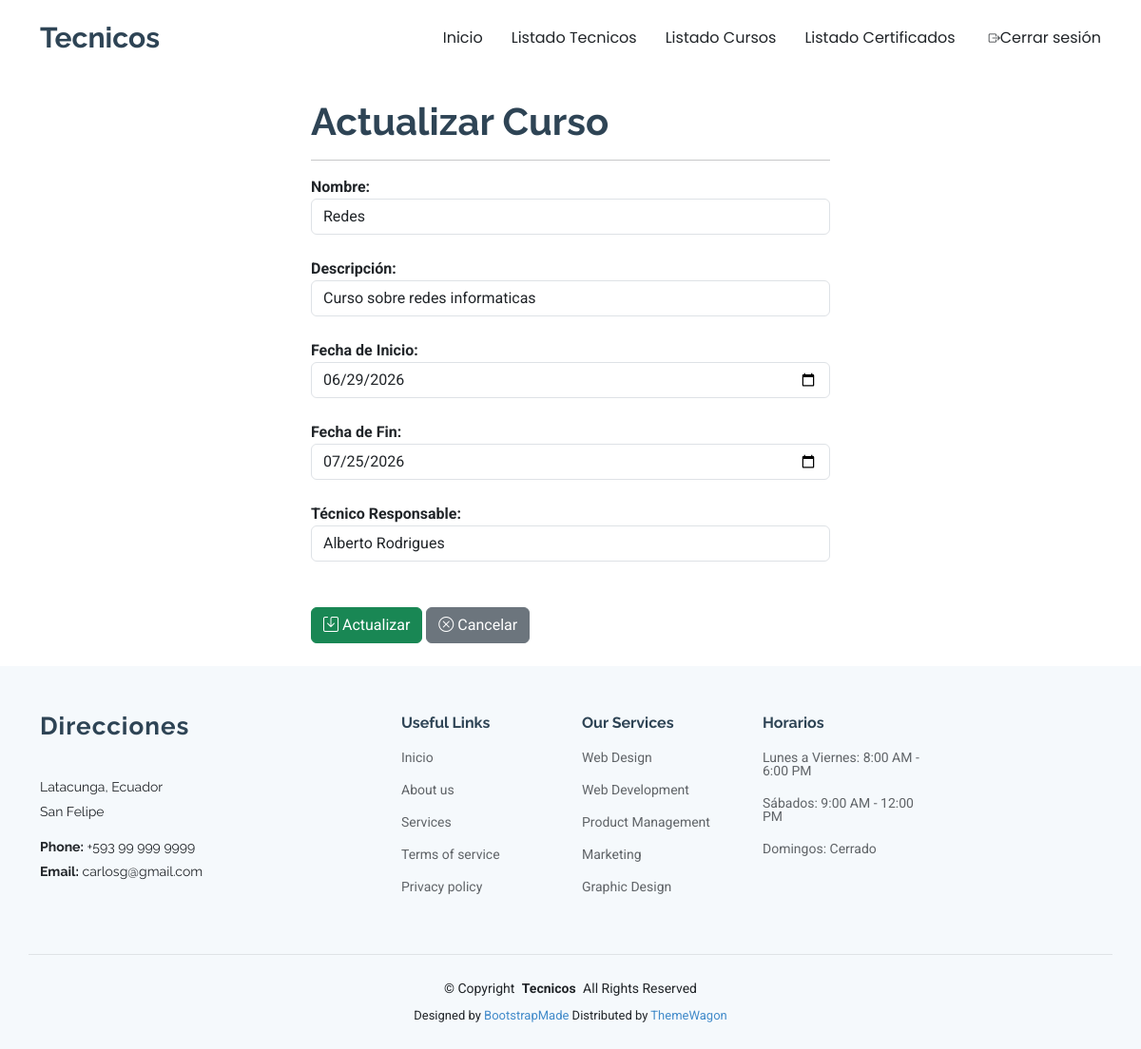
/editarCurso/4/ (signed in), run on the app's committed database.
### Info/models.py (models this page shows, shortened)
class Cursos(models.Model):
    id = models.AutoField(primary_key=True)
    nombre = models.CharField(max_length=100)
    descripcion = models.TextField()
    fecha_inicio = models.DateField()
    fecha_fin = models.DateField()
    tecnico = models.ForeignKey(Tecnico, on_delete=models.CASCADE, null=True, blank=True)

class Tecnico(models.Model):
    id = models.AutoField(primary_key=True)
    nombre = models.CharField(max_length=100)
    apellido = models.CharField(max_length=100)
    telefono = models.CharField(max_length=20)
    correo = models.EmailField(blank=True, null=True)
    especialidad = models.CharField(max_length=100)
    foto = models.FileField(upload_to='fotos_tecnicos', blank=True, null=True)

### Info/views.py (the view)
# urls.py: path('editarCurso/<id>/', views.editarCurso),
@login_required
def editarCurso(request, id):
    cursoEditar = Cursos.objects.get(id=id)
    tecnicos = Tecnico.objects.all()  # Obtener todos los técnicos para el dropdown
    return render(request, 'editarCurso.html', {'curso': cursoEditar, 'tecnicos': tecnicos})

### Info/templates/editarCurso.html (shortened to what this page needs)
{% extends "./plantillaPrincipal.html" %}
{% block contenido %}
    <div class="container">
        <div class="row">
            <div class="col-md-3"></div>
            <div class="col-md-6">
                <br>
                <h1><b>Actualizar Curso</b></h1>
                <hr>
                <form id="form_actualizar_curso" action="/procesarActualizacionCurso/" method="post">
                    <b>Nombre:</b> <br>
                    <input required minlength="3" maxlength="20" value="{{ curso.nombre }}" placeholder="Ingrese el nombre del Curso" class="form-control" type="text" name="nombre">
                    <br>
                    <b>Descripción:</b> <br>
                    <input required minlength="3" maxlength="100" value="{{ curso.descripcion }}" placeholder="Ingrese la descripción del Curso" class="form-control" type="text" name="descripcion">
                    <br>
                    <b>Fecha de Inicio:</b> <br>
                    <input required value="{{ curso.fecha_inicio|date:'Y-m-d' }}" class="form-control" type="date" name="fecha_inicio">
                    <br>
                    <b>Fecha de Fin:</b> <br>
                    <input required value="{{ curso.fecha_fin|date:'Y-m-d' }}" class="form-control" type="date" name="fecha_fin">
                    <br>
                    <b>Técnico Responsable:</b> <br>
                    <select required class="form-control" name="tecnico_id">
                        {% for tecnico in tecnicos %}
                            <option value="{{ tecnico.id }}" {% if tecnico.id == curso.tecnico.id %} selected {% endif %}>
                                {{ tecnico.nombre }} {{ tecnico.apellido }}
                            </option>
                        {% endfor %}
                    </select>
                    <br>
                    <br>
                    <button class="btn btn-success" type="submit">
                        <i class="bi bi-save"></i>
                        Actualizar
                    </button>
                    <a href="/listadoCursos/" class="btn btn-secondary">
                        <i class="bi bi-x-circle"></i>
                        Cancelar
                    </a>
                </form>
                <br>
            </div>
        </div>
    </div>
{% endblock %}

### GestionTecnicos/static/assets/css/main.css (style rules this page uses)
:root { --default-font: "Roboto", system-ui, -apple-system, "Segoe UI", Roboto, "Helvetica Neue", Arial, "Noto Sans", "Liberation Sans", sans-serif, "Apple Color Emoji", "Segoe UI Emoji", "Segoe UI Symbol", "Noto Color Emoji"; --heading-font: "Raleway", sans-serif; --nav-font: "Poppins", sans-serif; }
:root { --background-color: #ffffff; --default-color: #212529; --heading-color: #2e4455; --accent-color: #428bca; --surface-color: #ffffff; --contrast-color: #ffffff; }
:root { --nav-color: #212529; --nav-hover-color: #428bca; --nav-mobile-background-color: #ffffff; --nav-dropdown-background-color: #ffffff; --nav-dropdown-color: #212529; --nav-dropdown-hover-color: #428bca; }
:root { scroll-behavior: smooth; }
body { color: var(--default-color); background-color: var(--background-color); font-family: var(--default-font); }
a { color: var(--accent-color); text-decoration: none; transition: 0.3s; }
h1, h2, h3, h4, h5, h6 { color: var(--heading-color); font-family: var(--heading-font); }

### data on the page
Cursos: nombre "Redes", descripcion "Curso sobre redes informaticas", fecha_inicio "06/29/2026", fecha_fin "07/25/2026", tecnico_id "Alberto Rodrigues"
